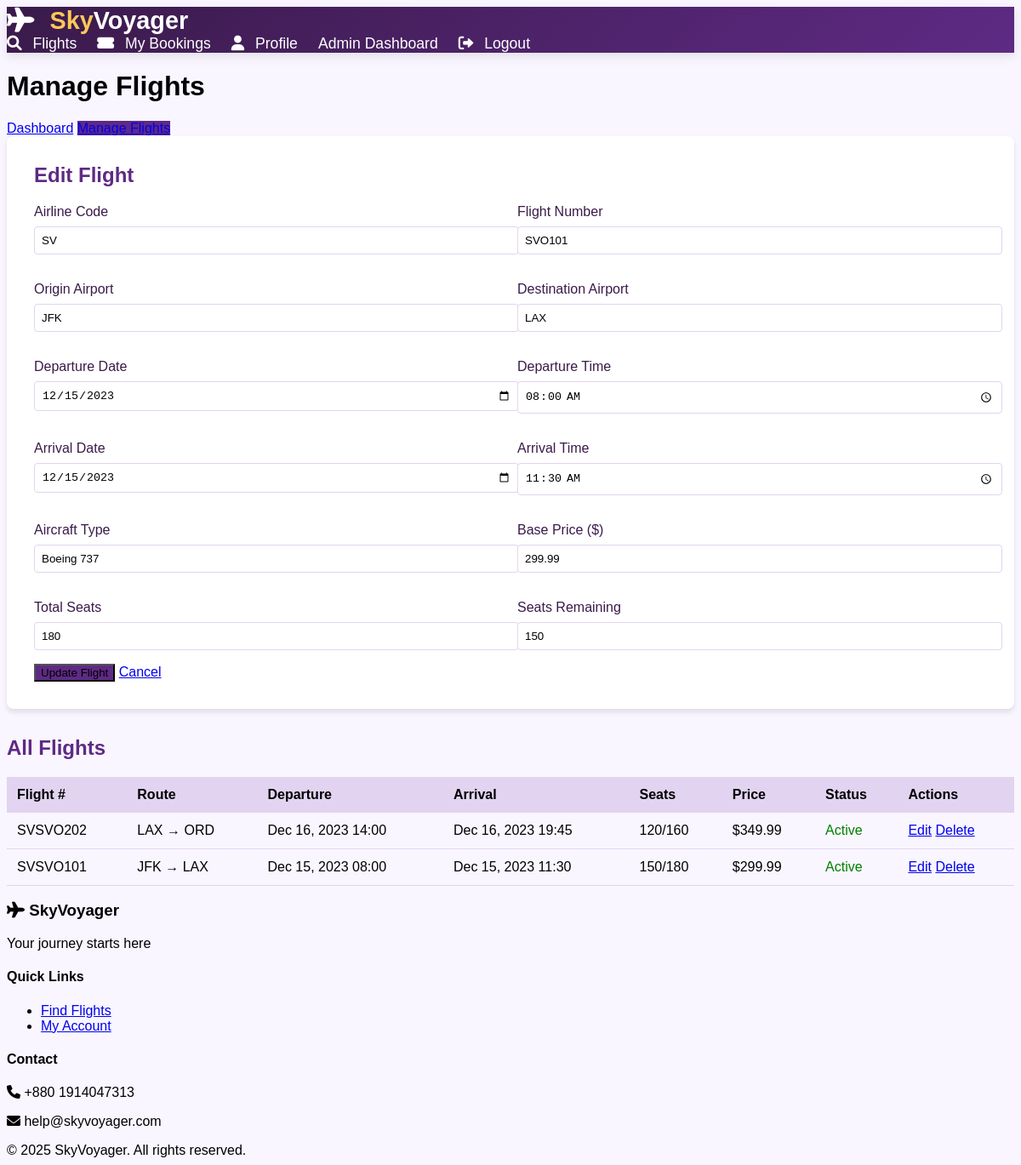
/admin/flights_manage.php?edit=1 (signed in), run on the app's committed database.
### tables this page shows
CREATE TABLE `flight_schedule` (
  `flight_id` int(11) NOT NULL,
  `airline_code` char(2) NOT NULL,
  `flight_number` varchar(6) NOT NULL,
  `origin_code` char(3) NOT NULL,
  `destination_code` char(3) NOT NULL,
  `departure_utc` datetime NOT NULL,
  `arrival_utc` datetime NOT NULL,
  `duration_minutes` smallint(6) DEFAULT NULL,
  `aircraft_type` varchar(20) DEFAULT NULL,
  `base_price` decimal(10,2) NOT NULL,
  `seats_total` int(11) NOT NULL,
  `seats_remaining` int(11) NOT NULL,
  `is_active` tinyint(1) DEFAULT 1
);

### admin/flights_manage.php (the view, shortened to what this page needs)
<?php
require_once '../includes/config.php';
$flights = $conn->query("
    SELECT *,
           DATE_FORMAT(departure_utc, '%Y-%m-%d') AS departure_date,
           DATE_FORMAT(departure_utc, '%H:%i') AS departure_time,
           DATE_FORMAT(arrival_utc, '%Y-%m-%d') AS arrival_date,
           DATE_FORMAT(arrival_utc, '%H:%i') AS arrival_time
    FROM flight_schedule
    ORDER BY departure_utc DESC
")->fetchAll(PDO::FETCH_ASSOC);
$edit_flight = null;
if (isset($_GET['edit'])) {
    $edit_id = (int)$_GET['edit'];
    foreach ($flights as $flight) {
        if ($flight['flight_id'] === $edit_id) {
            $edit_flight = $flight;
            break;
        }
    }
}
?>
<!DOCTYPE html>
<html lang="en">
<head>
    <link rel="stylesheet" href="../assets/css/style.css">
</head>
<body>
    <?php require_once '../includes/header.php'; ?>
    <main class="main-container">
        <h1 class="page-title">Manage Flights</h1>
        <div class="admin-nav">
            <a href="dashboard.php" class="btn">Dashboard</a>
            <a href="flights_manage.php" class="btn btn-primary">Manage Flights</a>
        </div>
        <div class="flight-form">
            <h2 style="color: var(--primary-purple); margin-top: 0;">
                <?= $edit_flight ? 'Edit Flight' : 'Add New Flight' ?>
            </h2>
            <form method="POST">
                <div class="form-grid">
                    <div class="form-group">
                        <label>Airline Code</label>
                        <input type="text" name="airline_code" class="form-control"
                               value="<?= $edit_flight['airline_code'] ?? 'SV' ?>" required>
                    </div>
                    <div class="form-group">
                        <label>Flight Number</label>
                        <input type="text" name="flight_number" class="form-control"
                               value="<?= $edit_flight['flight_number'] ?? '' ?>" required>
                    </div>
                    <div class="form-group">
                        <label>Origin Airport</label>
                        <input type="text" name="origin_code" class="form-control"
                               value="<?= $edit_flight['origin_code'] ?? '' ?>" required>
                    </div>
                    <div class="form-group">
                        <label>Destination Airport</label>
                        <input type="text" name="destination_code" class="form-control"
                               value="<?= $edit_flight['destination_code'] ?? '' ?>" required>
                    </div>
                    <div class="form-group">
                        <label>Departure Date</label>
                        <input type="date" name="departure_date" class="form-control"
                               value="<?= $edit_flight['departure_date'] ?? '' ?>" required>
                    </div>
                    <div class="form-group">
                        <label>Departure Time</label>
                        <input type="time" name="departure_time" class="form-control"
                               value="<?= $edit_flight['departure_time'] ?? '' ?>" required>
                    </div>
                    <div class="form-group">
                        <label>Arrival Date</label>
                        <input type="date" name="arrival_date" class="form-control"
                               value="<?= $edit_flight['arrival_date'] ?? '' ?>" required>
                    </div>
                    <div class="form-group">
                        <label>Arrival Time</label>
                        <input type="time" name="arrival_time" class="form-control"
                               value="<?= $edit_flight['arrival_time'] ?? '' ?>" required>
                    </div>
                    <div class="form-group">
                        <label>Aircraft Type</label>
                        <input type="text" name="aircraft_type" class="form-control"
                               value="<?= $edit_flight['aircraft_type'] ?? '' ?>">
                    </div>
                    <div class="form-group">
                        <label>Base Price ($)</label>
                        <input type="number" step="0.01" name="base_price" class="form-control"
                               value="<?= $edit_flight['base_price'] ?? '199.99' ?>" required>
                    </div>
                    <div class="form-group">
                        <label>Total Seats</label>
                        <input type="number" name="seats_total" class="form-control"
                               value="<?= $edit_flight['seats_total'] ?? '180' ?>" required>
                    </div>
                    <div class="form-group">
                        <label>Seats Remaining</label>
                        <input type="number" name="seats_remaining" class="form-control"
                               value="<?= $edit_flight['seats_remaining'] ?? '180' ?>" required>
                    </div>
                </div>
                <button type="submit" class="btn btn-primary">
                    <?= $edit_flight ? 'Update Flight' : 'Add Flight' ?>
                </button>
                <?php if ($edit_flight): ?>
                    <a href="flights_manage.php" class="btn">Cancel</a>
                <?php endif; ?>
            </form>
        </div>
        <h2 style="color: var(--primary-purple);">All Flights</h2>
        <table class="flight-table">
            <thead>
                <tr>
                    <th>Flight #</th>
                    <th>Route</th>
                    <th>Departure</th>
                    <th>Arrival</th>
                    <th>Seats</th>
                    <th>Price</th>
                    <th>Status</th>
                    <th>Actions</th>
                </tr>
            </thead>
            <tbody>
                <?php foreach ($flights as $flight): ?>
                <tr>
                    <td><?= $flight['airline_code'] . $flight['flight_number'] ?></td>
                    <td><?= $flight['origin_code'] ?> → <?= $flight['destination_code'] ?></td>
                    <td><?= date('M d, Y H:i', strtotime($flight['departure_utc'])) ?></td>
                    <td><?= date('M d, Y H:i', strtotime($flight['arrival_utc'])) ?></td>
                    <td><?= $flight['seats_remaining'] ?>/<?= $flight['seats_total'] ?></td>
                    <td>$<?= number_format($flight['base_price'], 2) ?></td>
                    <td class="<?= $flight['is_active'] ? 'status-active' : 'status-inactive' ?>">
                        <?= $flight['is_active'] ? 'Active' : 'Inactive' ?>
                    </td>
                    <td>
                        <a href="flights_manage.php?edit=<?= $flight['flight_id'] ?>" class="btn btn-sm">Edit</a>
                        <a href="flights_manage.php?delete=<?= $flight['flight_id'] ?>"
                           class="btn btn-sm btn-danger"
                           onclick="return confirm('Are you sure?')">Delete</a>
                    </td>
                </tr>
                <?php endforeach; ?>
            </tbody>
        </table>
    </main>
    <?php require_once '../includes/footer.php'; ?>
</body>
</html>

### assets/css/style.css (style rules this page uses)
:root { --primary-purple: #5e2a84; --secondary-purple: #8a4f7d; --light-purple: #e2d4f0; --dark-purple: #3a1a4a; --accent: #ffc857; --text-dark: #2d2d2d; --text-light: #f8f9fa; }
body { font-family: 'Poppins', sans-serif; background-color: #f9f6ff; }
.btn-primary { background: var(--primary-purple); transition: all 0.3s; }

### admin/flights_manage.php (style rules this page uses)
.flight-form { background: white; border-radius: 8px; padding: 2rem; box-shadow: 0 4px 6px rgba(0, 0, 0, 0.1); margin-bottom: 2rem; }
.form-grid { display: grid; grid-template-columns: repeat(2, 1fr); gap: 1rem; }
.form-group { margin-bottom: 1rem; }
.form-group label { display: block; margin-bottom: 0.5rem; color: var(--dark-purple); font-weight: 500; }
.form-control { width: 100%; padding: 0.5rem; border: 1px solid var(--light-purple); border-radius: 4px; }
.flight-table { width: 100%; border-collapse: collapse; }
.flight-table th { background: var(--light-purple); padding: 0.75rem; text-align: left; }
.flight-table td { padding: 0.75rem; border-bottom: 1px solid var(--light-purple); }
.status-active { color: green; }

### data on the page
flight_schedule: airline_code "SV", flight_number "SVO101", origin_code "JFK", destination_code "LAX", aircraft_type "Boeing 737", base_price "299.99", seats_total "180", seats_remaining "150", departure_utc "Dec 15, 2023 08:00", arrival_utc "Dec 15, 2023 11:30", is_active "Active"
flight_schedule: airline_code "SV", flight_number "SVO202", origin_code "LAX", destination_code "ORD", departure_utc "Dec 16, 2023 14:00", arrival_utc "Dec 16, 2023 19:45", seats_remaining "120", seats_total "160", base_price "349.99", is_active "Active"
